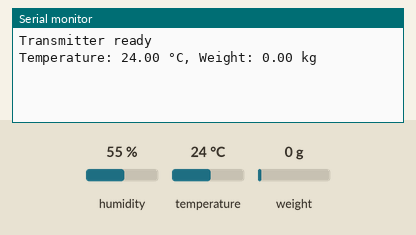
Recording of a sketch running on a simulated Arduino Uno, built with avr-gcc and run on an emulated ATmega328P. Parts: the last lines printed to the serial monitor. The inputs (shaded band) are chosen by the test bench; at power-on: temperature 24 °C, weight on the scale 0 g, humidity 55 %. No radio packets arrive unless stated.

Above: at 2.2 s.
2.3 s: temperature set to 12 °C
3.8 s: weight on the scale set to 100 g
At 5.0 s:
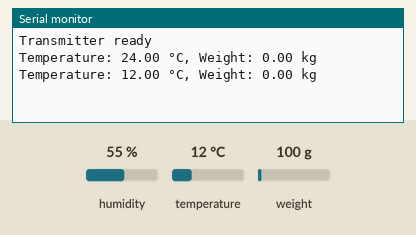
5.3 s: temperature set to 19 °C
At 6.6 s:
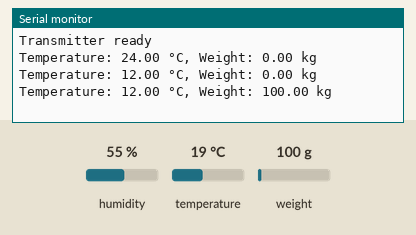
6.8 s: weight on the scale set to 1250 g
At 8.8 s:
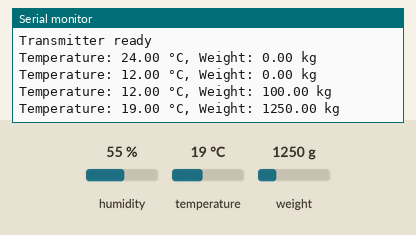
Timing chart, 0 to 9.3 s (numbered marks = the images above; inputs shaded):
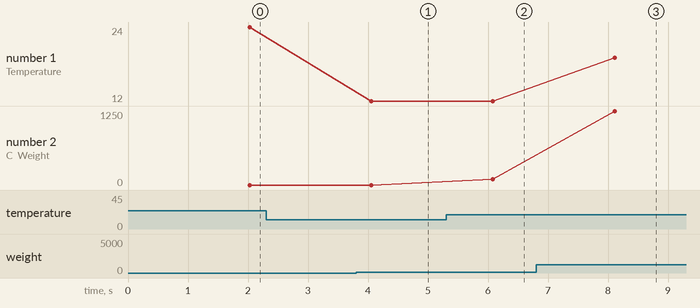

The sketch:

transmitter_singade.ino
```cpp
#include <SPI.h>
#include <RF24.h>
#include <HX711.h>
#include <DHT.h>

#define DHTPIN 2      // Pin where the DHT sensor is connected
#define DHTTYPE DHT11 // Change to DHT22 if using that model

DHT dht(DHTPIN, DHTTYPE);

RF24 radio(9, 10);  // CE, CSN
const byte address[6] = "00001";

// Load cell setup
HX711 scale;
const int DOUT_PIN = 4;  // DOUT pin of HX711
const int SCK_PIN = 5;   // SCK pin of HX711

// Temperature sensor setup
int lm35Pin = A0;  // Analog pin connected to LM35

struct DataPacket {
  float temperature;
  float weight;
  int level;
} data;

void setup() {
  Serial.begin(9600);

  // nRF24L01 setup
  radio.begin();
  radio.openWritingPipe(address);
  radio.setPALevel(RF24_PA_LOW);
  radio.stopListening();  // Set to transmit mode

  // Load cell setup
  scale.begin(DOUT_PIN, SCK_PIN);
  scale.set_scale(495);  // Calibration factor, adjust as needed
  scale.tare();  // Reset scale to zero

  Serial.println("Transmitter ready");
}

void loop() {
  // Read temperature from LM35
  data.temperature = dht.readTemperature();

  // Read weight from load cell
  if (scale.is_ready()) {
    data.weight = scale.get_units(5);  // Average over 5 readings
      data.level = scale.get_units(5);
  } else {
    data.weight = 0;  // Set to 0 if load cell is not ready
    data.level = 0;
  }

  // Transmit data
  radio.write(&data, sizeof(data));

  Serial.print("Temperature: ");
  Serial.print(data.temperature);
  Serial.print(" °C, Weight: ");
  Serial.print(data.weight);
  Serial.println(" kg");

  delay(1000);  // Delay between transmissions
}
```

Measured:
- after the input at 6.8 s, the serial monitor: prints a new line after 1.3 s (image 3)
- plotted number 2: 100 → 1250 after the input at 6.8 s
